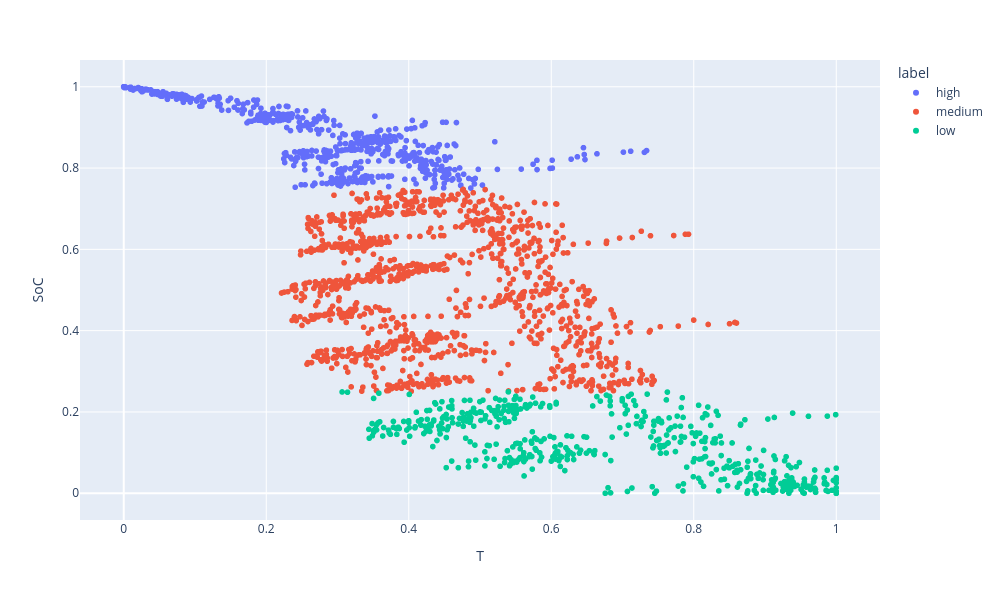

Notebook cell for this chart:
### Markdown cell above
Tracciamolo in 2D in un grafico a dispersione:

### Code cell
px.scatter(data_frame=data_bat, x='T', y='SoC', color='label', width=1000, height=600)

### Figure 1 — Plotly figure (JSON) as saved in the notebook; plotly's stock layout.template omitted (floating-point values rounded to 4 significant figures; data arrays with more than 128 entries replaced by an {"elided": "..."} marker saying what was removed)
{"data": [{"hovertemplate": "label=high<br>T=%{x}<br>SoC=%{y}<extra></extra>", "legendgroup": "high", "marker": {"color": "#636efa", "symbol": "circle"}, "mode": "markers", "name": "high", "showlegend": true, "type": "scattergl", "x": {"elided": "601 float values"}, "xaxis": "x", "y": {"elided": "601 float values"}, "yaxis": "y"}, {"hovertemplate": "label=medium<br>T=%{x}<br>SoC=%{y}<extra></extra>", "legendgroup": "medium", "marker": {"color": "#EF553B", "symbol": "circle"}, "mode": "markers", "name": "medium", "showlegend": true, "type": "scattergl", "x": {"elided": "1116 float values"}, "xaxis": "x", "y": {"elided": "1116 float values"}, "yaxis": "y"}, {"hovertemplate": "label=low<br>T=%{x}<br>SoC=%{y}<extra></extra>", "legendgroup": "low", "marker": {"color": "#00cc96", "symbol": "circle"}, "mode": "markers", "name": "low", "showlegend": true, "type": "scattergl", "x": {"elided": "498 float values"}, "xaxis": "x", "y": {"elided": "498 float values"}, "yaxis": "y"}], "layout": {"height": 600, "legend": {"title": {"text": "label"}, "tracegroupgap": 0}, "margin": {"t": 60}, "width": 1000, "xaxis": {"anchor": "y", "domain": [0, 1], "title": {"text": "T"}}, "yaxis": {"anchor": "x", "domain": [0, 1], "title": {"text": "SoC"}}}}
